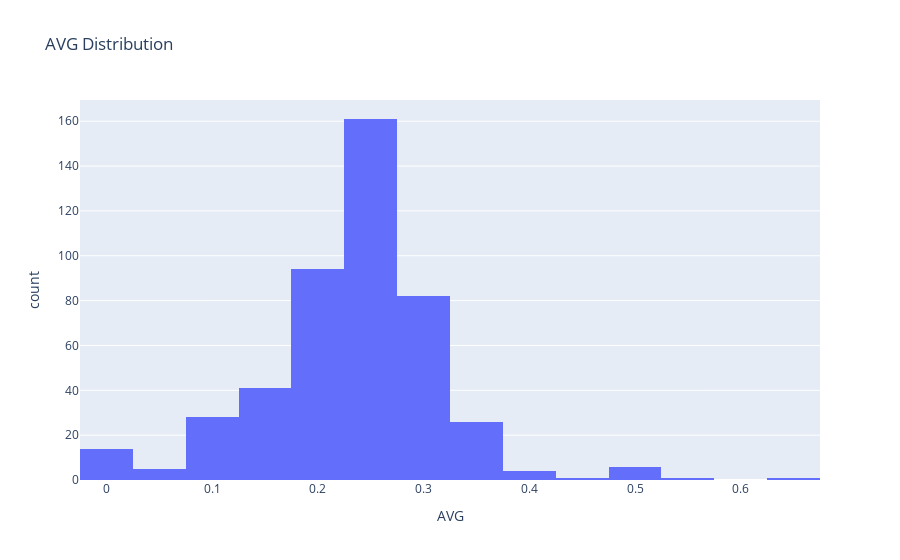

The notebook cell saved with this chart:
### Markdown cell above
Histogram of AVG

### Code cell
fig = px.histogram(merged_stats, x='AVG', nbins=20, title='AVG Distribution', labels={'AVG': 'AVG'})
fig.show()

### Figure 1 — Plotly figure (JSON) as saved in the notebook; plotly's stock layout.template omitted (floating-point values rounded to 4 significant figures; data arrays with more than 128 entries replaced by an {"elided": "..."} marker saying what was removed)
{"data": [{"alignmentgroup": "True", "bingroup": "x", "hovertemplate": "AVG=%{x}<br>count=%{y}<extra></extra>", "legendgroup": "", "marker": {"color": "#636efa", "pattern": {"shape": ""}}, "name": "", "nbinsx": 20, "offsetgroup": "", "orientation": "v", "showlegend": false, "type": "histogram", "x": {"elided": "464 float values"}, "xaxis": "x", "yaxis": "y"}], "layout": {"autosize": true, "barmode": "relative", "legend": {"tracegroupgap": 0}, "title": {"text": "AVG Distribution"}, "xaxis": {"anchor": "y", "autorange": true, "domain": [0, 1], "range": [-0.025, 0.675], "title": {"text": "AVG"}, "type": "linear"}, "yaxis": {"anchor": "x", "autorange": true, "domain": [0, 1], "range": [0, 169.5], "title": {"text": "count"}}}}
